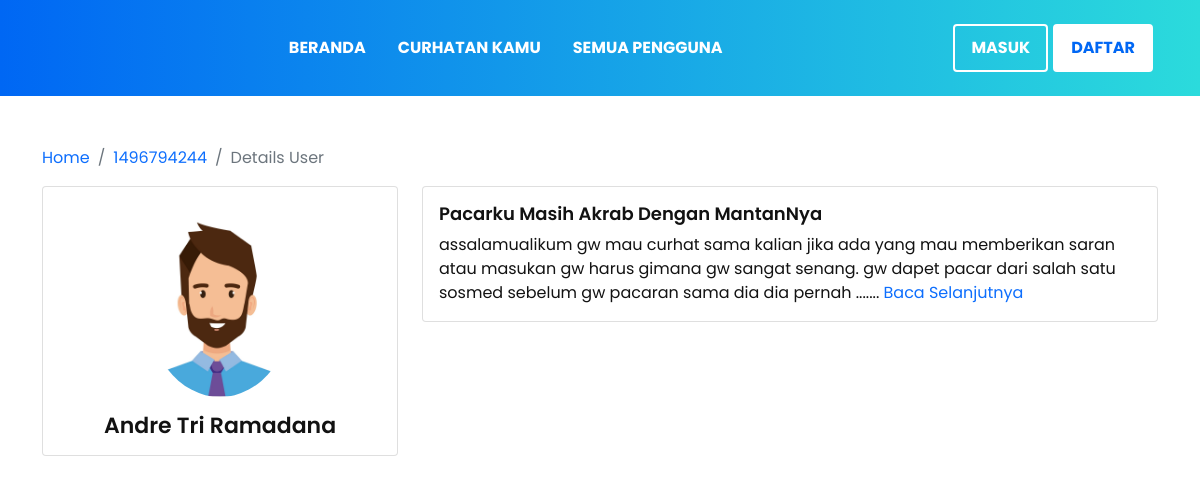
Page /user/1496794244 on the committed database.
### tables this page shows
CREATE TABLE `tbl_account` (
  `id_account` int(12) NOT NULL,
  `unique_id` varchar(225) NOT NULL,
  `FullName` varchar(225) NOT NULL,
  `email` varchar(225) NOT NULL,
  `password` varchar(225) NOT NULL,
  `status_akun` varchar(12) NOT NULL,
  `gender` varchar(2) NOT NULL
);

CREATE TABLE `tbl_curhat` (
  `id_curhat` int(15) NOT NULL,
  `unique_id` int(225) NOT NULL,
  `urlSlug` text NOT NULL,
  `subject` text NOT NULL,
  `message` longtext NOT NULL,
  `gambar` varchar(225) NOT NULL,
  `kate` varchar(100) NOT NULL
);

### details-user.php (the view, shortened to what this page needs)
<?php
  require_once 'includes/functions.php';
  $unique_id = htmlentities($_GET['unique_id']);
  $sql = mysqli_query($conn, "SELECT * FROM tbl_account WHERE unique_id = '$unique_id'");
    if(mysqli_num_rows($sql) > 0){
      $user_details = mysqli_fetch_assoc($sql);
  }else{
      header('location:../list-user');
  }
?>
<!doctype html>
<html lang="en">
<head>
    <link href="https://cdn.jsdelivr.net/npm/bootstrap@5.0.0-beta3/dist/css/bootstrap.min.css" rel="stylesheet">
    <link rel="stylesheet" href="../assets/css/style.css">
</head>
<body>
<section class="header-area header-one mb-100">
    <div class="navbar-area navbar-one navbar-light">
        <div class="container">
            <div class="row">
            <div class="col-lg-12">
            <nav class="navbar navbar-expand-lg">
            <div class="collapse navbar-collapse sub-menu-bar" id="navbarOne">
                <ul class="navbar-nav m-auto">
                <?php if(!isset($_SESSION['unique_id'])){ ?>
                    <li class="nav-item">
                        <a href="../beranda" class="page-scroll">Beranda</a>
                    </li>
                    <li class="nav-item">
                        <a href="../curhatan-kamu" class="page-scroll">Curhatan Kamu</a>
                    </li>
                    <li class="nav-item">
                        <a href="../list-user" class="page-scroll">Semua Pengguna</a>
                    </li>
                <?php } ?>
                </ul>
            </div>
                <div class="navbar-btn d-none d-sm-inline-block">
                    <ul>
                <?php if(!isset($_SESSION['unique_id'])){ ?>
                    <li><a class="light" href="../login">Masuk</a></li>
                    <li><a class="solid" href="../register">Daftar</a></li>
                <?php }else{ ?>
                    <li><a class="light" href="../logout.html">Keluar</a></li>
                    <li><a class="solid" href="../my-profile">Profile</a></li>
                <?php } ?>
                    </ul>
                </div>
                </nav>
            </div>
        </div>
    </div>
</div>
 <div class="container">
    <div class="main-body   pt-50 pb-100">
          <nav aria-label="breadcrumb" class="main-breadcrumb">
            <ol class="breadcrumb">
              <li class="breadcrumb-item"><a href="../beranda">Home</a></li>
              <li class="breadcrumb-item"><a href="javascript:void(0)"><?= htmlspecialchars($user_details['unique_id']); ?></a></li>
              <li class="breadcrumb-item active" aria-current="page">Details User</li>
            </ol>
          </nav>
          <div class="row gutters-sm">
            <div class="col-md-4 mb-1">
              <div class="card">
                <div class="card-body">
                  <div class="d-flex flex-column align-items-center text-center">
                      <?php
                      if($user_details['gender'] =='L') {
                        echo '<img src="../assets/images/avatar/L.jpg"  class="rounded-circle" width="150">';
                      }else{
                        echo '<img src="../assets/images/avatar/P.jpg"  class="rounded-circle" width="150">';
                      }
                      ?>
                    <div class="mt-3">
                      <h4><?= htmlspecialchars($user_details['FullName']);?></h4>
                    </div>
                  </div>
                </div>
              </div>
            </div>
            <div class="col-md-8">
              <div class="row">
              <?php
                $unique_id = htmlentities($_GET['unique_id']);
                function create_url_slug($string){
                  $slug=preg_replace('/[^A-Za-z0-9-]+/', '-', $string);
                  return $slug;
                }
                $sqlC = mysqli_query($conn, "SELECT * FROM tbl_curhat WHERE unique_id = '$unique_id'");
                if(mysqli_num_rows($sqlC) > 0){
                    while ($Curhatan_List = mysqli_fetch_assoc($sqlC)) {
                ?>
                <div class="col-sm-12 mb-3">
                  <div class="card">
                         <div class="card-body">
                          <h5 class="card-title"><?= $Curhatan_List['subject']; ?></h5>
                          <p class="card-text">
                            <?= substr($Curhatan_List['message'], 0, 200) ?>.......
                            <a href="../baca/<?= create_url_slug($Curhatan_List['urlSlug']);  ?>">Baca Selanjutnya</a>
                          </p>
                    </div>
                    </div>
                  </div>
                <?php
                }
                } else{
                  echo '<span>Data Curhatan  <p class="text-danger">'.$user_details['FullName'].'</p> Tidak Ditemukan!</span>';
                }
              ?>
                </div>
              </div>
              </div>
            </div>
          </div>
<?php
include_once 'layout/js.php';
?>

### layout/js.php (shortened to what this page needs)
</body>
</html>

### assets/css/style.css (style rules this page uses)
body { font-family: "Poppins", sans-serif; font-weight: normal; font-style: normal; background-color: #fff; color: #121212; }
* { margin: 0; padding: 0; box-sizing: border-box; }
img { max-width: 100%; }
a { text-decoration: none; transition: all 0.3s ease-out 0s; }
i, span, a { display: inline-block; }
h1, h2, h3, h4, h5, h6 { font-family: "Poppins", sans-serif; font-weight: 600; color: #121212; margin: 0px; }
h4 { font-size: 22px; }
h5 { font-size: 18px; }
ul, ol { margin: 0px; padding: 0px; list-style-type: none; }
p { font-size: 16px; font-weight: 400; line-height: 24px; color: #121212; margin: 0px; }
.navbar-area.navbar-one { background: #0067f4; background: linear-gradient(to right, #0067f4 0%, #2bdbdc 100%); padding: 10px 0; }
.navbar-area.navbar-one .navbar { position: relative; padding: 0; }
.navbar-area.navbar-one .navbar .navbar-nav .nav-item { margin: 0 16px; position: relative; }
.navbar-area.navbar-one .navbar .navbar-nav .nav-item a { font-size: 16px; line-height: 24px; font-weight: 700; padding: 26px 0; color: #fff; text-transform: uppercase; position: relative; }
.navbar-area.navbar-one .navbar .navbar-nav .nav-item a::before, .navbar-area.navbar-one .navbar .navbar-nav .nav-item a::after { position: absolute; content: ''; width: 8px; height: 4px; background-color: #2bdbdc; left: 50%; margin: 0 2px; bottom: 14px; opacity: 0; transition: all 0.3s ease-out 0s; }
.navbar-area.navbar-one .navbar .navbar-nav .nav-item a::after { left: auto; right: 50%; }
.navbar-area.navbar-one .navbar .navbar-btn ul { display: flex; }
.navbar-area.navbar-one .navbar .navbar-btn ul li { display: inline-block; margin-right: 5px; }
.navbar-area.navbar-one .navbar .navbar-btn ul li a { padding: 10px 16px; font-size: 16px; text-transform: uppercase; font-weight: 700; color: #fff; border: 2px solid; border-radius: 4px; transition: all 0.3s ease-out 0s; white-space: nowrap; }
.navbar-area.navbar-one .navbar .navbar-btn ul li a.light { border-color: #fff; }
.navbar-area.navbar-one .navbar .navbar-btn ul li a.solid { background-color: #fff; border-color: #fff; color: #0067f4; }
.header-one { position: relative; }
.mb-100 { margin-bottom: 100px; }
.pt-50 { padding-top: 50px; }
.pb-100 { padding-bottom: 100px; }

### rows in the picture
tbl_account: unique "1496794244", FullName "Andre Tri Ramadana"
tbl_curhat: subject "Pacarku Masih Akrab Dengan MantanNya", message "assalamualikum gw mau curhat sama kalian jika ada yang mau memberikan saran atau masukan gw harus gimana gw sangat senang. gw dapet pacar dari salah satu sosmed sebelum gw pacaran sama dia dia pernah"
